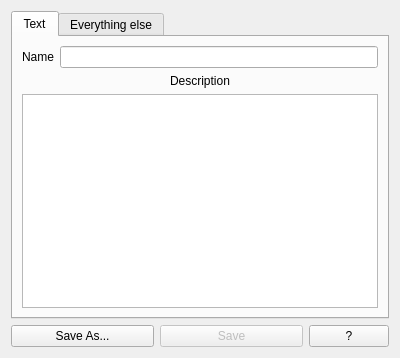
<?xml version="1.0" encoding="UTF-8"?>
<ui version="4.0">
 <class>TattooWindow</class>
 <widget class="QWidget" name="TattooWindow">
  <property name="geometry">
   <rect>
    <x>0</x>
    <y>0</y>
    <width>400</width>
    <height>350</height>
   </rect>
  </property>
  <property name="windowTitle">
   <string>Form</string>
  </property>
  <layout class="QGridLayout" name="gridLayout">
   <item row="1" column="2">
    <widget class="QPushButton" name="whatsThisButton">
     <property name="sizePolicy">
      <sizepolicy hsizetype="Fixed" vsizetype="Fixed">
       <horstretch>0</horstretch>
       <verstretch>0</verstretch>
      </sizepolicy>
     </property>
     <property name="cursor">
      <cursorShape>WhatsThisCursor</cursorShape>
     </property>
     <property name="toolTip">
      <string>&lt;html&gt;&lt;head/&gt;&lt;body&gt;&lt;p&gt;Enter 'What's This?' mode. Also done by pressing F1 on the keyboard.&lt;/p&gt;&lt;p&gt;'What's This?' mode helps clarify how to use the interface of this tool.&lt;/p&gt;&lt;/body&gt;&lt;/html&gt;</string>
     </property>
     <property name="whatsThis">
      <string>&lt;html&gt;&lt;head/&gt;&lt;body&gt;&lt;p&gt;Click this, then click something else. Magic.&lt;/p&gt;&lt;/body&gt;&lt;/html&gt;</string>
     </property>
     <property name="text">
      <string>?</string>
     </property>
    </widget>
   </item>
   <item row="1" column="1">
    <widget class="QPushButton" name="saveButton">
     <property name="enabled">
      <bool>false</bool>
     </property>
     <property name="toolTip">
      <string>&lt;html&gt;&lt;head/&gt;&lt;body&gt;&lt;p&gt;Save to previous location (if any).&lt;/p&gt;&lt;/body&gt;&lt;/html&gt;</string>
     </property>
     <property name="whatsThis">
      <string>&lt;html&gt;&lt;head/&gt;&lt;body&gt;&lt;p&gt;Clicking this will save the current mod to either the file you opened it from or the last location you saved it to.&lt;/p&gt;&lt;/body&gt;&lt;/html&gt;</string>
     </property>
     <property name="text">
      <string>Save</string>
     </property>
    </widget>
   </item>
   <item row="1" column="0">
    <widget class="QPushButton" name="saveAsButton">
     <property name="toolTip">
      <string>&lt;html&gt;&lt;head/&gt;&lt;body&gt;&lt;p&gt;Save this mod as...&lt;/p&gt;&lt;/body&gt;&lt;/html&gt;</string>
     </property>
     <property name="whatsThis">
      <string>&lt;html&gt;&lt;head/&gt;&lt;body&gt;&lt;p&gt;Clicking this will open a file dialog window where you can select or create a file to save the current mod to.&lt;/p&gt;&lt;/body&gt;&lt;/html&gt;</string>
     </property>
     <property name="text">
      <string>Save As...</string>
     </property>
    </widget>
   </item>
   <item row="0" column="0" colspan="3">
    <widget class="QTabWidget" name="tabWidget">
     <property name="currentIndex">
      <number>0</number>
     </property>
     <widget class="QWidget" name="text_tab">
      <attribute name="title">
       <string>Text</string>
      </attribute>
      <layout class="QVBoxLayout" name="verticalLayout_2">
       <item>
        <layout class="QFormLayout" name="formLayout">
         <item row="0" column="0">
          <widget class="QLabel" name="name_label">
           <property name="text">
            <string>Name</string>
           </property>
          </widget>
         </item>
         <item row="0" column="1">
          <widget class="QLineEdit" name="nameEdit">
           <property name="toolTip">
            <string>&lt;html&gt;&lt;head/&gt;&lt;body&gt;&lt;p&gt;Name of the tattoo.&lt;/p&gt;&lt;/body&gt;&lt;/html&gt;</string>
           </property>
          </widget>
         </item>
        </layout>
       </item>
       <item>
        <widget class="QLabel" name="description_label">
         <property name="text">
          <string>Description</string>
         </property>
         <property name="alignment">
          <set>Qt::AlignCenter</set>
         </property>
        </widget>
       </item>
       <item>
        <widget class="QPlainTextEdit" name="descriptionTextEdit">
         <property name="toolTip">
          <string>&lt;html&gt;&lt;head/&gt;&lt;body&gt;&lt;p&gt;Description of the tattoo.&lt;/p&gt;&lt;/body&gt;&lt;/html&gt;</string>
         </property>
        </widget>
       </item>
      </layout>
     </widget>
     <widget class="QWidget" name="everything_tab">
      <attribute name="title">
       <string>Everything else</string>
      </attribute>
      <layout class="QVBoxLayout" name="verticalLayout">
       <item>
        <layout class="QFormLayout" name="formLayout_2">
         <item row="0" column="0">
          <widget class="QLabel" name="value_label">
           <property name="text">
            <string>Value</string>
           </property>
          </widget>
         </item>
         <item row="0" column="1">
          <widget class="QSpinBox" name="valueSpinBox">
           <property name="toolTip">
            <string>&lt;html&gt;&lt;head/&gt;&lt;body&gt;&lt;p&gt;Value (in flames) of the tattoo.&lt;/p&gt;&lt;/body&gt;&lt;/html&gt;</string>
           </property>
           <property name="whatsThis">
            <string>&lt;html&gt;&lt;head/&gt;&lt;body&gt;&lt;p&gt;Click up and down arrows to increase or decrease value. You can also manually type in a value. Value must be an integer. Value will not exceed a set min/max range.&lt;/p&gt;&lt;/body&gt;&lt;/html&gt;</string>
           </property>
           <property name="maximum">
            <number>2147483647</number>
           </property>
          </widget>
         </item>
         <item row="1" column="0">
          <widget class="QLabel" name="image_label">
           <property name="text">
            <string>Image name</string>
           </property>
          </widget>
         </item>
         <item row="1" column="1">
          <widget class="QLineEdit" name="imageNameEdit">
           <property name="toolTip">
            <string>&lt;html&gt;&lt;head/&gt;&lt;body&gt;&lt;p&gt;Name of the image file the tattoo uses. Don't forget the '.svg' extension! File must exist in the same directory as the XML!&lt;/p&gt;&lt;/body&gt;&lt;/html&gt;</string>
           </property>
          </widget>
         </item>
         <item row="2" column="0">
          <widget class="QLabel" name="effect_limit_label">
           <property name="text">
            <string>Enchantment limit</string>
           </property>
          </widget>
         </item>
         <item row="2" column="1">
          <widget class="QSpinBox" name="effectLimitSpinBox">
           <property name="toolTip">
            <string>&lt;html&gt;&lt;head/&gt;&lt;body&gt;&lt;p&gt;Maximum number of effects allowed to be put on this tattoo. Set to -1 to let the game decide.&lt;/p&gt;&lt;/body&gt;&lt;/html&gt;</string>
           </property>
           <property name="whatsThis">
            <string>&lt;html&gt;&lt;head/&gt;&lt;body&gt;&lt;p&gt;Click up and down arrows to increase or decrease value. You can also manually type in a value. Value must be an integer. Value will not exceed a set min/max range.&lt;/p&gt;&lt;/body&gt;&lt;/html&gt;</string>
           </property>
           <property name="minimum">
            <number>-1</number>
           </property>
           <property name="maximum">
            <number>100</number>
           </property>
           <property name="value">
            <number>-1</number>
           </property>
          </widget>
         </item>
        </layout>
       </item>
       <item>
        <layout class="QGridLayout" name="gridLayout_2">
         <item row="1" column="0">
          <widget class="QPushButton" name="sColButton">
           <property name="toolTip">
            <string>&lt;html&gt;&lt;head/&gt;&lt;body&gt;&lt;p&gt;Edit the secondary colour(s).&lt;/p&gt;&lt;/body&gt;&lt;/html&gt;</string>
           </property>
           <property name="whatsThis">
            <string>&lt;html&gt;&lt;head/&gt;&lt;body&gt;&lt;p&gt;Clicking this will hide the current window and open the colour picker widget window.&lt;/p&gt;&lt;p&gt;The mode the colour picker opens in (either single preset or colour multi-select mode) depends on the check box to the right.&lt;/p&gt;&lt;/body&gt;&lt;/html&gt;</string>
           </property>
           <property name="text">
            <string>Secondary colour</string>
           </property>
          </widget>
         </item>
         <item row="0" column="0">
          <widget class="QPushButton" name="pColButton">
           <property name="toolTip">
            <string>&lt;html&gt;&lt;head/&gt;&lt;body&gt;&lt;p&gt;Edit the primary colour(s).&lt;/p&gt;&lt;/body&gt;&lt;/html&gt;</string>
           </property>
           <property name="whatsThis">
            <string>&lt;html&gt;&lt;head/&gt;&lt;body&gt;&lt;p&gt;Clicking this will hide the current window and open the colour picker widget window.&lt;/p&gt;&lt;p&gt;The mode the colour picker opens in (either single preset or colour multi-select mode) depends on the check box to the right.&lt;/p&gt;&lt;/body&gt;&lt;/html&gt;</string>
           </property>
           <property name="text">
            <string>Primary colour</string>
           </property>
          </widget>
         </item>
         <item row="2" column="0">
          <widget class="QPushButton" name="tColButton">
           <property name="whatsThis">
            <string>&lt;html&gt;&lt;head/&gt;&lt;body&gt;&lt;p&gt;Clicking this will hide the current window and open the colour picker widget window.&lt;/p&gt;&lt;p&gt;The mode the colour picker opens in (either single preset or colour multi-select mode) depends on the check box to the right.&lt;/p&gt;&lt;/body&gt;&lt;/html&gt;</string>
           </property>
           <property name="text">
            <string>Tertiary colour</string>
           </property>
          </widget>
         </item>
         <item row="0" column="1">
          <widget class="QCheckBox" name="pColCheckBox">
           <property name="toolTip">
            <string>&lt;html&gt;&lt;head/&gt;&lt;body&gt;&lt;p&gt;Is this a preset or a list of colours?&lt;/p&gt;&lt;/body&gt;&lt;/html&gt;</string>
           </property>
           <property name="text">
            <string>Is preset</string>
           </property>
          </widget>
         </item>
         <item row="1" column="1">
          <widget class="QCheckBox" name="sColCheckBox">
           <property name="toolTip">
            <string>&lt;html&gt;&lt;head/&gt;&lt;body&gt;&lt;p&gt;Is this a preset or a list of colours?&lt;/p&gt;&lt;/body&gt;&lt;/html&gt;</string>
           </property>
           <property name="text">
            <string>Is preset</string>
           </property>
          </widget>
         </item>
         <item row="2" column="1">
          <widget class="QCheckBox" name="tColCheckBox">
           <property name="toolTip">
            <string>&lt;html&gt;&lt;head/&gt;&lt;body&gt;&lt;p&gt;Is this a preset or a list of colours?&lt;/p&gt;&lt;/body&gt;&lt;/html&gt;</string>
           </property>
           <property name="text">
            <string>Is preset</string>
           </property>
          </widget>
         </item>
        </layout>
       </item>
       <item>
        <widget class="QLabel" name="available_slot_label">
         <property name="text">
          <string>Available slots</string>
         </property>
         <property name="alignment">
          <set>Qt::AlignCenter</set>
         </property>
        </widget>
       </item>
       <item>
        <widget class="QListView" name="availabilityList">
         <property name="toolTip">
          <string>&lt;html&gt;&lt;head/&gt;&lt;body&gt;&lt;p&gt;List of slots this tattoo is restricted to. Leave blank for no restrictions.&lt;/p&gt;&lt;/body&gt;&lt;/html&gt;</string>
         </property>
         <property name="whatsThis">
          <string>&lt;html&gt;&lt;head/&gt;&lt;body&gt;&lt;p&gt;Double click on an entry in the widget to 'edit' that entry.&lt;/p&gt;&lt;p&gt;Right click anywhere on widget to show a context menu with the option to create a new entry.&lt;/p&gt;&lt;p&gt;Right click on a specific entry in the widget to show a context menu with the option to remove it.&lt;/p&gt;&lt;/body&gt;&lt;/html&gt;</string>
         </property>
        </widget>
       </item>
      </layout>
     </widget>
    </widget>
   </item>
  </layout>
 </widget>
 <resources/>
 <connections/>
</ui>
